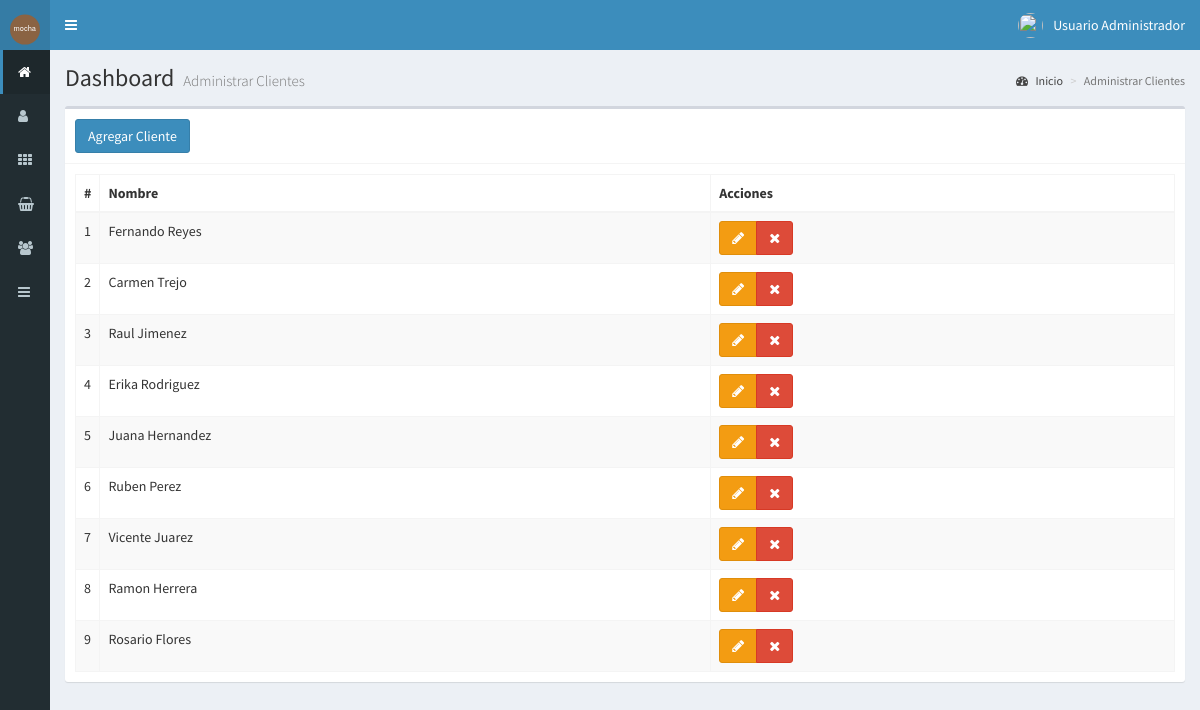
Screenshot of /clientes (signed in) with the database file from the repository.
### tables this page shows
CREATE TABLE IF NOT EXISTS `clientes` (
  `id` int(11) NOT NULL AUTO_INCREMENT,
  `nombre` text,
  `compras` int(11) DEFAULT NULL,
  PRIMARY KEY (`id`)
);

### controllers/plantilla.controlador.php (called while the page is built)
<?php
class ControladorPlantilla{
    static public function ctrPlantilla(){
        include "views/plantilla.php";
    }
}

### index.php (called while the page is built, shortened)
<?php
require_once"controllers/plantilla.controlador.php";
require_once"controllers/clientes.controlador.php";
require_once"controllers/usuarios.controlador.php";
require_once"models/clientes.modelo.php";
$plantilla = new ControladorPlantilla();
$plantilla -> ctrPlantilla();

### controllers/clientes.controlador.php (called while the page is built, shortened)
<?php
class ControladorClientes{
	static public function ctrMostrarClientes($item, $valor){
		$tabla = "clientes";
		$respuesta = ModeloClientes::mdlMostrarClientes($tabla, $item, $valor);
		return $respuesta;
	}
}

### models/conexion.php (called while the page is built)
<?php
class Conexion{
    static public function conectar(){
        $link = new PDO("mysql:host=localhost;dbname=miscelanea",
                        "root",
                        "");
        $link->exec("set names utf8");
        return $link;
    }
}

### models/clientes.modelo.php (called while the page is built, shortened)
<?php
require_once "conexion.php";
class ModeloClientes{
    static public function mdlMostrarClientes($tabla, $item, $valor){
        if($item != null){
            $stmt = Conexion::conectar()->prepare("SELECT * FROM $tabla WHERE $item = :$item");
            $stmt -> bindParam(":".$item, $valor, PDO::PARAM_STR);
            $stmt -> execute();
            return $stmt -> fetch();
        }else{
            $stmt = Conexion::conectar()->prepare("SELECT * FROM $tabla");
            $stmt -> execute();
            return $stmt -> fetchAll();
        }
    }
}

### views/modulos/clientes.php (the view, shortened to what this page needs)
<div class="content-wrapper">
  <section class="content-header">
    <h1>Dashboard
      <small>Administrar Clientes</small>
    </h1>
    <ol class="breadcrumb">
      <li><a href="inicio"><i class="fa fa-dashboard"></i> Inicio</a></li>
      <li class="active">Administrar Clientes</li>
    </ol>
  </section>
  <section class="content">
    <div class="box">
      <div class="box-header with-border">
        <button class="btn btn-primary" data-toggle="modal" data-target="#modalAgregarCliente">Agregar
          Cliente</button>
      </div>
      <div class="box-body">
        <table class="table table-bordered table-striped dt-responsive tablas">
          <thead>
            <tr>
              <th style="width:10px">#</th>
              <th>Nombre</th>
              <th>Acciones</th>
            </tr>
          </thead>
          <tbody>
            <?php
              $item = null;
              $valor = null;
              $clientes = ControladorClientes::ctrMostrarClientes($item, $valor);
              foreach ($clientes as $key => $value) {
                echo ' <tr>
                    <td>'.($key+1).'</td>
                    <td>'.$value["nombre"].'</td>
                    <td>
                      <div class="btn-group">
                        <button class="btn btn-warning btnEditarCliente" idCliente="'.$value["id"].'" data-toggle="modal" data-target="#modalEditarCliente"><i class="fa fa-pencil"></i></button>
                        <button class="btn btn-danger btnEliminarCliente" idCliente="'.$value["id"].'"><i class="fa fa-times"></i></button>
                      </div>
                    </td>
                  </tr>';
              }
            ?>
          </tbody>
        </table>
      </div>
    </div>
  </section>
</div>

### rows the page displays
clientes: nombre "Fernando Reyes"
clientes: nombre "Carmen Trejo"
clientes: nombre "Raul Jimenez"
clientes: nombre "Erika Rodriguez"
clientes: nombre "Juana Hernandez"
clientes: nombre "Ruben Perez"
clientes: nombre "Vicente Juarez"
clientes: nombre "Ramon Herrera"
clientes: nombre "Rosario Flores"
